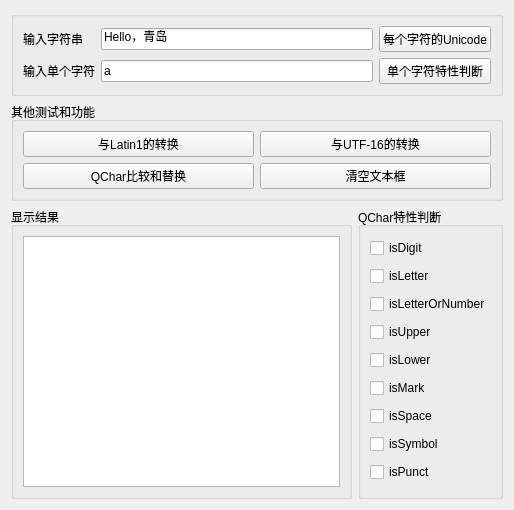
<?xml version="1.0" encoding="UTF-8"?>
<ui version="4.0">
 <class>Widget</class>
 <widget class="QWidget" name="Widget">
  <property name="geometry">
   <rect>
    <x>0</x>
    <y>0</y>
    <width>514</width>
    <height>510</height>
   </rect>
  </property>
  <property name="windowTitle">
   <string>Widget</string>
  </property>
  <layout class="QVBoxLayout" name="verticalLayout">
   <item>
    <widget class="QGroupBox" name="groupBox">
     <property name="title">
      <string/>
     </property>
     <layout class="QGridLayout" name="gridLayout">
      <item row="0" column="0">
       <widget class="QLabel" name="label">
        <property name="text">
         <string>输入字符串</string>
        </property>
       </widget>
      </item>
      <item row="0" column="1">
       <widget class="QLineEdit" name="editStr">
        <property name="text">
         <string>Hello，青岛</string>
        </property>
       </widget>
      </item>
      <item row="0" column="2">
       <widget class="QPushButton" name="btnGetChars">
        <property name="text">
         <string>每个字符的Unicode</string>
        </property>
       </widget>
      </item>
      <item row="1" column="0">
       <widget class="QLabel" name="label_2">
        <property name="text">
         <string>输入单个字符</string>
        </property>
       </widget>
      </item>
      <item row="1" column="1">
       <widget class="QLineEdit" name="editChar">
        <property name="text">
         <string>a</string>
        </property>
       </widget>
      </item>
      <item row="1" column="2">
       <widget class="QPushButton" name="btnCharJudge">
        <property name="text">
         <string>单个字符特性判断</string>
        </property>
       </widget>
      </item>
     </layout>
    </widget>
   </item>
   <item>
    <widget class="QGroupBox" name="groupBox_2">
     <property name="title">
      <string>其他测试和功能</string>
     </property>
     <layout class="QGridLayout" name="gridLayout_2">
      <item row="0" column="0">
       <widget class="QPushButton" name="btnConvLatin1">
        <property name="text">
         <string>与Latin1的转换</string>
        </property>
       </widget>
      </item>
      <item row="0" column="1">
       <widget class="QPushButton" name="btnConvUTF16">
        <property name="text">
         <string>与UTF-16的转换</string>
        </property>
       </widget>
      </item>
      <item row="1" column="0">
       <widget class="QPushButton" name="btnCompare">
        <property name="text">
         <string>QChar比较和替换</string>
        </property>
       </widget>
      </item>
      <item row="1" column="1">
       <widget class="QPushButton" name="btnClear">
        <property name="text">
         <string>清空文本框</string>
        </property>
       </widget>
      </item>
     </layout>
    </widget>
   </item>
   <item>
    <layout class="QHBoxLayout" name="horizontalLayout">
     <item>
      <widget class="QGroupBox" name="groupBox_3">
       <property name="title">
        <string>显示结果</string>
       </property>
       <layout class="QGridLayout" name="gridLayout_3">
        <item row="0" column="0">
         <widget class="QPlainTextEdit" name="plainTextEdit"/>
        </item>
       </layout>
      </widget>
     </item>
     <item>
      <widget class="QGroupBox" name="groupBox_4">
       <property name="title">
        <string>QChar特性判断</string>
       </property>
       <layout class="QGridLayout" name="gridLayout_4">
        <item row="0" column="0">
         <widget class="QCheckBox" name="chkDigit">
          <property name="text">
           <string>isDigit</string>
          </property>
         </widget>
        </item>
        <item row="1" column="0">
         <widget class="QCheckBox" name="chkLetter">
          <property name="text">
           <string>isLetter</string>
          </property>
         </widget>
        </item>
        <item row="2" column="0">
         <widget class="QCheckBox" name="chkLetterOrNumber">
          <property name="text">
           <string>isLetterOrNumber</string>
          </property>
         </widget>
        </item>
        <item row="3" column="0">
         <widget class="QCheckBox" name="chkUpper">
          <property name="text">
           <string>isUpper</string>
          </property>
         </widget>
        </item>
        <item row="4" column="0">
         <widget class="QCheckBox" name="chkLower">
          <property name="text">
           <string>isLower</string>
          </property>
         </widget>
        </item>
        <item row="5" column="0">
         <widget class="QCheckBox" name="chkMark">
          <property name="text">
           <string>isMark</string>
          </property>
         </widget>
        </item>
        <item row="6" column="0">
         <widget class="QCheckBox" name="chkSpace">
          <property name="text">
           <string>isSpace</string>
          </property>
         </widget>
        </item>
        <item row="7" column="0">
         <widget class="QCheckBox" name="chkSymbol">
          <property name="text">
           <string>isSymbol</string>
          </property>
         </widget>
        </item>
        <item row="8" column="0">
         <widget class="QCheckBox" name="chkPunct">
          <property name="text">
           <string>isPunct</string>
          </property>
         </widget>
        </item>
       </layout>
      </widget>
     </item>
    </layout>
   </item>
  </layout>
 </widget>
 <resources/>
 <connections/>
</ui>
